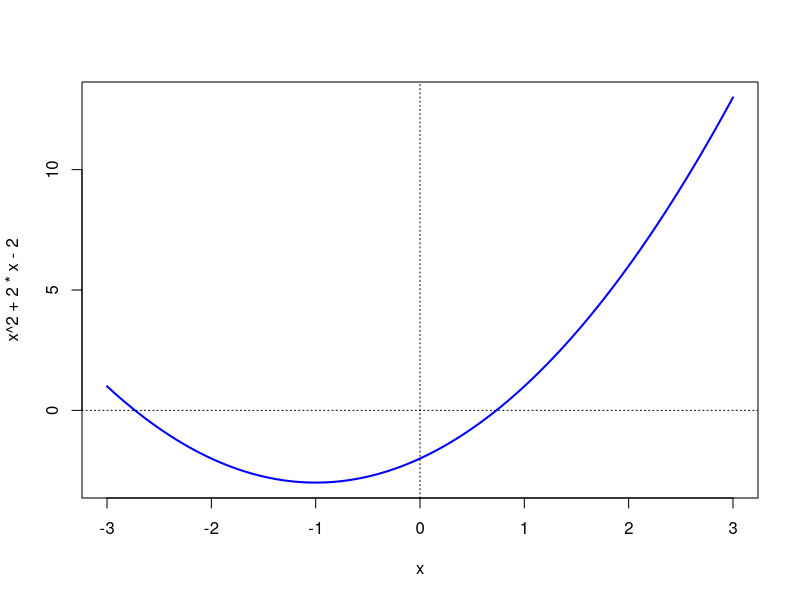

This chart was generated by the following R code:
curve(
    x^2 + 2*x -2,
    from = -3,
    to = 3,
    col = 'blue',
    lwd = 2,
)
abline(
    h = 0,
    lty = 3,
)
abline(
    v = 0,
    lty = 3,
)